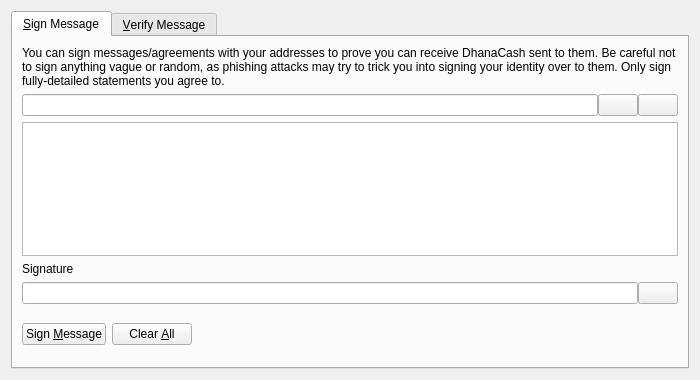
<?xml version="1.0" encoding="UTF-8"?>
<ui version="4.0">
 <class>SignVerifyMessageDialog</class>
 <widget class="QDialog" name="SignVerifyMessageDialog">
  <property name="geometry">
   <rect>
    <x>0</x>
    <y>0</y>
    <width>700</width>
    <height>380</height>
   </rect>
  </property>
  <property name="windowTitle">
   <string>Signatures - Sign / Verify a Message</string>
  </property>
  <property name="modal">
   <bool>true</bool>
  </property>
  <layout class="QVBoxLayout" name="verticalLayout">
   <item>
    <widget class="QTabWidget" name="tabWidget">
     <property name="currentIndex">
      <number>0</number>
     </property>
     <widget class="QWidget" name="tabSignMessage">
      <attribute name="title">
       <string>&amp;Sign Message</string>
      </attribute>
      <layout class="QVBoxLayout" name="verticalLayout_SM">
       <item>
        <widget class="QLabel" name="infoLabel_SM">
         <property name="text">
          <string>You can sign messages/agreements with your addresses to prove you can receive DhanaCash sent to them. Be careful not to sign anything vague or random, as phishing attacks may try to trick you into signing your identity over to them. Only sign fully-detailed statements you agree to.</string>
         </property>
         <property name="textFormat">
          <enum>Qt::PlainText</enum>
         </property>
         <property name="wordWrap">
          <bool>true</bool>
         </property>
        </widget>
       </item>
       <item>
        <layout class="QHBoxLayout" name="horizontalLayout_1_SM">
         <property name="spacing">
          <number>0</number>
         </property>
         <item>
          <widget class="QValidatedLineEdit" name="addressIn_SM">
           <property name="toolTip">
            <string>The DhanaCash address to sign the message with</string>
           </property>
          </widget>
         </item>
         <item>
          <widget class="QPushButton" name="addressBookButton_SM">
           <property name="toolTip">
            <string>Choose previously used address</string>
           </property>
           <property name="text">
            <string/>
           </property>
           <property name="shortcut">
            <string>Alt+A</string>
           </property>
           <property name="autoDefault">
            <bool>false</bool>
           </property>
          </widget>
         </item>
         <item>
          <widget class="QPushButton" name="pasteButton_SM">
           <property name="toolTip">
            <string>Paste address from clipboard</string>
           </property>
           <property name="text">
            <string/>
           </property>
           <property name="shortcut">
            <string>Alt+P</string>
           </property>
           <property name="autoDefault">
            <bool>false</bool>
           </property>
          </widget>
         </item>
        </layout>
       </item>
       <item>
        <widget class="QPlainTextEdit" name="messageIn_SM">
         <property name="toolTip">
          <string>Enter the message you want to sign here</string>
         </property>
        </widget>
       </item>
       <item>
        <widget class="QLabel" name="signatureLabel_SM">
         <property name="text">
          <string>Signature</string>
         </property>
         <property name="textFormat">
          <enum>Qt::PlainText</enum>
         </property>
        </widget>
       </item>
       <item>
        <layout class="QHBoxLayout" name="horizontalLayout_2_SM">
         <property name="spacing">
          <number>0</number>
         </property>
         <item>
          <widget class="QLineEdit" name="signatureOut_SM">
           <property name="font">
            <font>
             <italic>true</italic>
            </font>
           </property>
           <property name="readOnly">
            <bool>true</bool>
           </property>
          </widget>
         </item>
         <item>
          <widget class="QPushButton" name="copySignatureButton_SM">
           <property name="toolTip">
            <string>Copy the current signature to the system clipboard</string>
           </property>
           <property name="text">
            <string/>
           </property>
           <property name="autoDefault">
            <bool>false</bool>
           </property>
          </widget>
         </item>
        </layout>
       </item>
       <item>
        <layout class="QHBoxLayout" name="horizontalLayout_3_SM">
         <item>
          <widget class="QPushButton" name="signMessageButton_SM">
           <property name="toolTip">
            <string>Sign the message to prove you own this DhanaCash address</string>
           </property>
           <property name="text">
            <string>Sign &amp;Message</string>
           </property>
           <property name="autoDefault">
            <bool>false</bool>
           </property>
          </widget>
         </item>
         <item>
          <widget class="QPushButton" name="clearButton_SM">
           <property name="toolTip">
            <string>Reset all sign message fields</string>
           </property>
           <property name="text">
            <string>Clear &amp;All</string>
           </property>
           <property name="autoDefault">
            <bool>false</bool>
           </property>
          </widget>
         </item>
         <item>
          <spacer name="horizontalSpacer_1_SM">
           <property name="orientation">
            <enum>Qt::Horizontal</enum>
           </property>
           <property name="sizeHint" stdset="0">
            <size>
             <width>40</width>
             <height>48</height>
            </size>
           </property>
          </spacer>
         </item>
         <item>
          <widget class="QLabel" name="statusLabel_SM">
           <property name="font">
            <font>
             <weight>75</weight>
             <bold>true</bold>
            </font>
           </property>
           <property name="text">
            <string/>
           </property>
           <property name="wordWrap">
            <bool>true</bool>
           </property>
          </widget>
         </item>
         <item>
          <spacer name="horizontalSpacer_2_SM">
           <property name="orientation">
            <enum>Qt::Horizontal</enum>
           </property>
           <property name="sizeHint" stdset="0">
            <size>
             <width>40</width>
             <height>48</height>
            </size>
           </property>
          </spacer>
         </item>
        </layout>
       </item>
      </layout>
     </widget>
     <widget class="QWidget" name="tabVerifyMessage">
      <attribute name="title">
       <string>&amp;Verify Message</string>
      </attribute>
      <layout class="QVBoxLayout" name="verticalLayout_VM">
       <item>
        <widget class="QLabel" name="infoLabel_VM">
         <property name="text">
          <string>Enter the receiver's address, message (ensure you copy line breaks, spaces, tabs, etc. exactly) and signature below to verify the message. Be careful not to read more into the signature than what is in the signed message itself, to avoid being tricked by a man-in-the-middle attack. Note that this only proves the signing party receives with the address, it cannot prove sendership of any transaction!</string>
         </property>
         <property name="textFormat">
          <enum>Qt::PlainText</enum>
         </property>
         <property name="alignment">
          <set>Qt::AlignLeading|Qt::AlignLeft|Qt::AlignTop</set>
         </property>
         <property name="wordWrap">
          <bool>true</bool>
         </property>
        </widget>
       </item>
       <item>
        <layout class="QHBoxLayout" name="horizontalLayout_1_VM">
         <property name="spacing">
          <number>0</number>
         </property>
         <item>
          <widget class="QValidatedLineEdit" name="addressIn_VM">
           <property name="toolTip">
            <string>The DhanaCash address the message was signed with</string>
           </property>
          </widget>
         </item>
         <item>
          <widget class="QPushButton" name="addressBookButton_VM">
           <property name="toolTip">
            <string>Choose previously used address</string>
           </property>
           <property name="text">
            <string/>
           </property>
           <property name="shortcut">
            <string>Alt+A</string>
           </property>
           <property name="autoDefault">
            <bool>false</bool>
           </property>
          </widget>
         </item>
        </layout>
       </item>
       <item>
        <widget class="QPlainTextEdit" name="messageIn_VM"/>
       </item>
       <item>
        <widget class="QValidatedLineEdit" name="signatureIn_VM"/>
       </item>
       <item>
        <layout class="QHBoxLayout" name="horizontalLayout_2_VM">
         <item>
          <widget class="QPushButton" name="verifyMessageButton_VM">
           <property name="toolTip">
            <string>Verify the message to ensure it was signed with the specified DhanaCash address</string>
           </property>
           <property name="text">
            <string>Verify &amp;Message</string>
           </property>
           <property name="autoDefault">
            <bool>false</bool>
           </property>
          </widget>
         </item>
         <item>
          <widget class="QPushButton" name="clearButton_VM">
           <property name="toolTip">
            <string>Reset all verify message fields</string>
           </property>
           <property name="text">
            <string>Clear &amp;All</string>
           </property>
           <property name="autoDefault">
            <bool>false</bool>
           </property>
          </widget>
         </item>
         <item>
          <spacer name="horizontalSpacer_1_VM">
           <property name="orientation">
            <enum>Qt::Horizontal</enum>
           </property>
           <property name="sizeHint" stdset="0">
            <size>
             <width>40</width>
             <height>48</height>
            </size>
           </property>
          </spacer>
         </item>
         <item>
          <widget class="QLabel" name="statusLabel_VM">
           <property name="font">
            <font>
             <weight>75</weight>
             <bold>true</bold>
            </font>
           </property>
           <property name="text">
            <string/>
           </property>
           <property name="wordWrap">
            <bool>true</bool>
           </property>
          </widget>
         </item>
         <item>
          <spacer name="horizontalSpacer_2_VM">
           <property name="orientation">
            <enum>Qt::Horizontal</enum>
           </property>
           <property name="sizeHint" stdset="0">
            <size>
             <width>40</width>
             <height>48</height>
            </size>
           </property>
          </spacer>
         </item>
        </layout>
       </item>
      </layout>
     </widget>
    </widget>
   </item>
  </layout>
 </widget>
 <customwidgets>
  <customwidget>
   <class>QValidatedLineEdit</class>
   <extends>QLineEdit</extends>
   <header>qvalidatedlineedit.h</header>
  </customwidget>
 </customwidgets>
 <resources>
  <include location="../dash.qrc"/>
 </resources>
 <connections/>
</ui>
